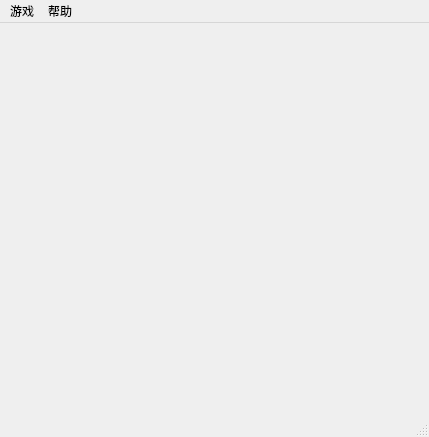
<?xml version="1.0" encoding="UTF-8"?>
<ui version="4.0">
 <class>MainWindow</class>
 <widget class="QMainWindow" name="MainWindow">
  <property name="geometry">
   <rect>
    <x>0</x>
    <y>0</y>
    <width>429</width>
    <height>437</height>
   </rect>
  </property>
  <property name="windowTitle">
   <string>国际跳棋</string>
  </property>
  <property name="windowIcon">
   <iconset resource="icons.qrc">
    <normaloff>:/icons/icon.png</normaloff>:/icons/icon.png</iconset>
  </property>
  <property name="autoFillBackground">
   <bool>false</bool>
  </property>
  <widget class="CheckersPicture" name="picture">
   <property name="autoFillBackground">
    <bool>true</bool>
   </property>
  </widget>
  <widget class="QMenuBar" name="menubar">
   <property name="geometry">
    <rect>
     <x>0</x>
     <y>0</y>
     <width>429</width>
     <height>22</height>
    </rect>
   </property>
   <widget class="QMenu" name="menuGame">
    <property name="title">
     <string>游戏</string>
    </property>
    <addaction name="actionNewGame"/>
    <addaction name="actionOption"/>
    <addaction name="separator"/>
    <addaction name="actionExit"/>
   </widget>
   <widget class="QMenu" name="menuHelp">
    <property name="title">
     <string>帮助</string>
    </property>
    <addaction name="actionHelp"/>
    <addaction name="actionAbout"/>
   </widget>
   <addaction name="menuGame"/>
   <addaction name="menuHelp"/>
  </widget>
  <widget class="QStatusBar" name="statusbar"/>
  <action name="actionNewGame">
   <property name="text">
    <string>sue for peace(&amp;P)</string>
   </property>
   <property name="shortcut">
    <string>Ctrl+P</string>
   </property>
  </action>
  <action name="actionOption">
   <property name="text">
    <string>give up(&amp;G)</string>
   </property>
   <property name="toolTip">
    <string>give up(G)</string>
   </property>
   <property name="shortcut">
    <string>Ctrl+G</string>
   </property>
  </action>
  <action name="actionExit">
   <property name="text">
    <string>退出(&amp;E)</string>
   </property>
   <property name="toolTip">
    <string>退出游戏(E)</string>
   </property>
   <property name="shortcut">
    <string>Ctrl+E</string>
   </property>
  </action>
  <action name="actionHelp">
   <property name="text">
    <string>游戏规则(&amp;H)</string>
   </property>
   <property name="toolTip">
    <string>查看游戏规则(H)</string>
   </property>
   <property name="shortcut">
    <string>Ctrl+H</string>
   </property>
  </action>
  <action name="actionAbout">
   <property name="text">
    <string>关于(&amp;B)</string>
   </property>
   <property name="toolTip">
    <string>关于(B)</string>
   </property>
   <property name="shortcut">
    <string>Ctrl+B</string>
   </property>
  </action>
 </widget>
 <customwidgets>
  <customwidget>
   <class>CheckersPicture</class>
   <extends>QWidget</extends>
   <header>checkerpicture.h</header>
   <container>1</container>
  </customwidget>
 </customwidgets>
 <resources>
  <include location="icons.qrc"/>
 </resources>
 <connections/>
</ui>
